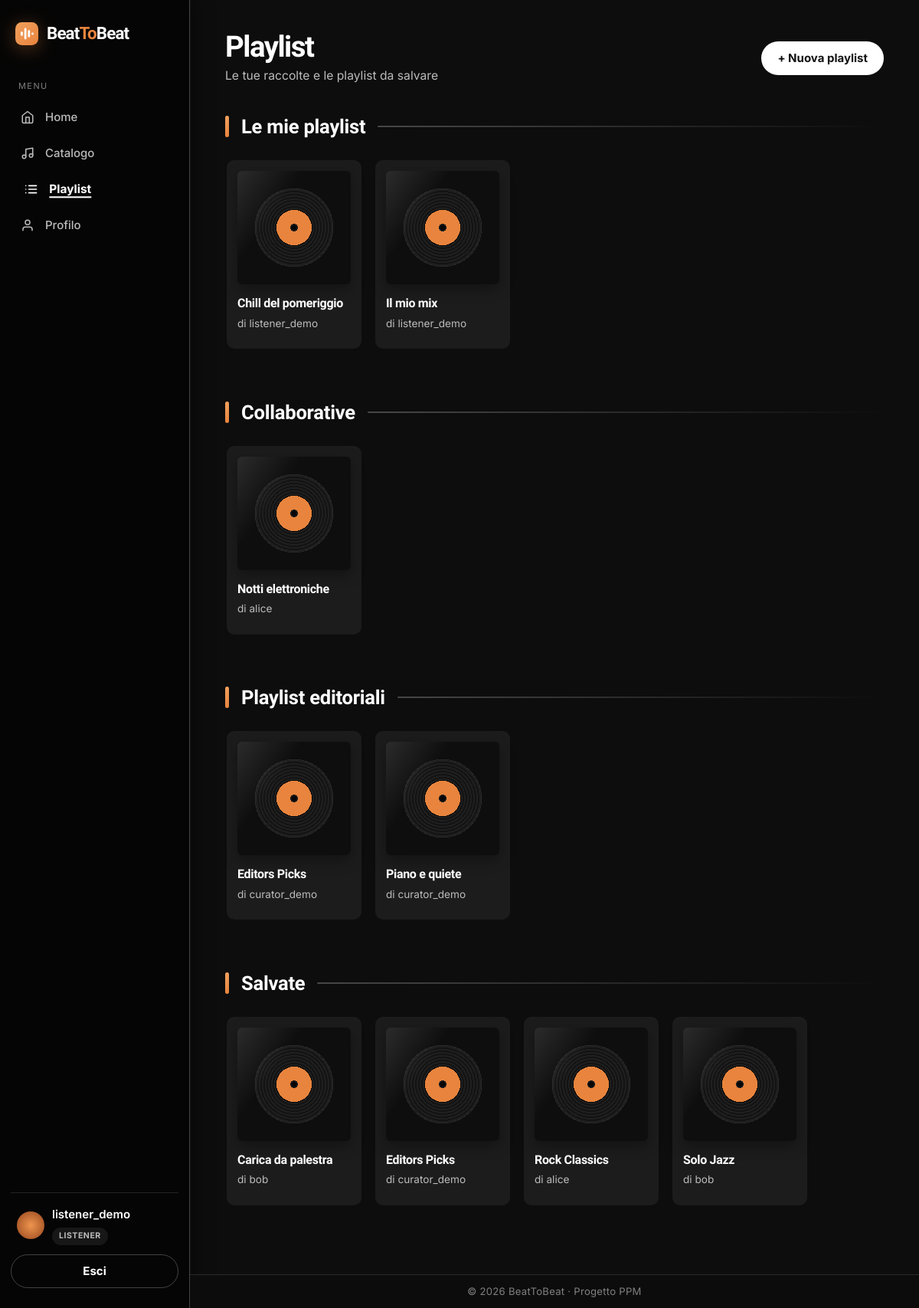
Page /music/playlists/ (signed in) on the committed database.
### accounts/models.py (models this page shows, shortened)
class CustomUser(AbstractUser):
    class Role(models.TextChoices):
        LISTENER = 'listener', 'Listener'
        CURATOR = 'curator', 'Curator'
        MODERATOR = 'moderator', 'Moderator'
    role = models.CharField(
        max_length=20,
        choices=Role.choices,
        default=Role.LISTENER,
    )
    bio = models.TextField(blank=True)
    birth_date = models.DateField(null=True, blank=True)
    favorite_genre = models.ForeignKey(
        'music.Genre',
        on_delete=models.SET_NULL,
        null=True,
        blank=True,
        related_name='fans',
    )
    avatar_image = models.FileField(
        upload_to='avatars/',
        blank=True,
        null=True,
        validators=[FileExtensionValidator(allowed_extensions=['jpg', 'jpeg', 'png', 'gif', 'webp'])],
    )
    AVATAR_COLORS = ['#f0803c', '#e0a15e', '#81b29a', '#6a8ec9', '#b07ba0', '#c96a6a']
    @property
    def is_curator(self):
        return self.role == self.Role.CURATOR or self.is_superuser
    @property
    def is_moderator(self):
        return self.role == self.Role.MODERATOR or self.is_superuser

### music/models.py (models this page shows, shortened)
class Playlist(models.Model):
    name = models.CharField(max_length=150)
    owner = models.ForeignKey(
        settings.AUTH_USER_MODEL,
        on_delete=models.CASCADE,
        related_name='playlists',
    )
    songs = models.ManyToManyField(
        Song,
        related_name='playlists',
        blank=True,
    )
    is_public = models.BooleanField(default=False)
    is_editorial = models.BooleanField(default=False)
    followers = models.ManyToManyField(
        settings.AUTH_USER_MODEL,
        related_name='saved_playlists',
        blank=True,
    )
    collaborators = models.ManyToManyField(
        settings.AUTH_USER_MODEL,
        related_name='collaborative_playlists',
        blank=True,
    )
    pending_collaborators = models.ManyToManyField(
        settings.AUTH_USER_MODEL,
        related_name='playlist_invitations',
        blank=True,
    )
    class Meta:
        ordering = ['name']

### music/views.py (the view)
# urls.py: path('playlists/', views.PlaylistListView.as_view(), name='playlist_list'),
class PlaylistListView(LoginRequiredMixin, ListView):
    model = Playlist
    template_name = 'music/playlists/list.html'
    context_object_name = 'playlists'
    def get_queryset(self):
        return Playlist.objects.filter(owner=self.request.user)
    def get_context_data(self, **kwargs):
        context = super().get_context_data(**kwargs)
        user = self.request.user
        context['editorial_playlists'] = Playlist.objects.filter(is_editorial=True).exclude(owner=user)
        context['saved_playlists'] = user.saved_playlists.all()
        context['collaborative_playlists'] = user.collaborative_playlists.all()
        context['pending_invitations'] = user.playlist_invitations.all()
        return context

### templates/music/playlists/list.html (shortened to what this page needs)
{% extends 'base.html' %}
{% block content %}
<div class="page-header">
	<div>
		<h1 class="page-title">Playlist</h1>
		<div class="page-subtitle">Le tue raccolte e le playlist da salvare</div>
	</div>
	<a class="btn btn-accent" href="{% url 'music:playlist_create' %}">+ Nuova playlist</a>
</div>
<h2 class="section-head">Le mie playlist</h2>
{% if playlists %}
<div class="carousel">
	{% for playlist in playlists %}
	{% include 'partials/playlist_card.html' %}
	{% endfor %}
</div>
{% else %}
<div class="empty">Non hai ancora creato playlist. Inizia ora!</div>
{% endif %}
{% if collaborative_playlists %}
<h2 class="section-head">Collaborative</h2>
<div class="carousel">
	{% for playlist in collaborative_playlists %}
	{% include 'partials/playlist_card.html' %}
	{% endfor %}
</div>
{% endif %}
{% if editorial_playlists %}
<h2 class="section-head">Playlist editoriali</h2>
<div class="carousel">
	{% for playlist in editorial_playlists %}
	{% include 'partials/playlist_card.html' %}
	{% endfor %}
</div>
{% endif %}
{% if saved_playlists %}
<h2 class="section-head">Salvate</h2>
<div class="carousel">
	{% for playlist in saved_playlists %}
	{% include 'partials/playlist_card.html' %}
	{% endfor %}
</div>
{% endif %}
{% endblock %}

### templates/base.html (shortened to what this page needs)
{% load static %}
<!DOCTYPE html>
<html lang="it">
<head>
	<link rel="stylesheet" href="{% static 'css/style.css' %}">
</head>
<body>
	{% block layout %}
	<div class="app-shell">
		<aside class="sidebar">
			<a class="brand" href="{% url 'pages:home' %}">{% include 'partials/logo.html' %}<span>Beat<span class="beat-accent">To</span>Beat</span></a>
			<nav>
				<div class="nav-section-label">Menu</div>
				<a class="nav-item-link {% if request.path == '/' %}active{% endif %}" href="{% url 'pages:home' %}">
					<span class="nav-icon"><svg viewBox="0 0 24 24" fill="none" stroke="currentColor" stroke-width="2" stroke-linecap="round" stroke-linejoin="round"><path d="M3 9l9-7 9 7v11a2 2 0 0 1-2 2H5a2 2 0 0 1-2-2z"/><path d="M9 22V12h6v10"/></svg></span><span class="nav-label">Home</span>
				</a>
				{% if user.is_authenticated %}
				<a class="nav-item-link {% if '/music/songs' in request.path %}active{% endif %}" href="{% url 'music:song_list' %}">
					<span class="nav-icon"><svg viewBox="0 0 24 24" fill="none" stroke="currentColor" stroke-width="2" stroke-linecap="round" stroke-linejoin="round"><path d="M9 18V5l12-2v13"/><circle cx="6" cy="18" r="3"/><circle cx="18" cy="16" r="3"/></svg></span><span class="nav-label">Catalogo</span>
				</a>
				<a class="nav-item-link {% if '/music/playlists' in request.path %}active{% endif %}" href="{% url 'music:playlist_list' %}">
					<span class="nav-icon"></span><span class="nav-label">Playlist</span>
				</a>
				<a class="nav-item-link {% if '/accounts/profile' in request.path %}active{% endif %}" href="{% url 'accounts:profile' %}">
					<span class="nav-icon"><svg viewBox="0 0 24 24" fill="none" stroke="currentColor" stroke-width="2" stroke-linecap="round" stroke-linejoin="round"><path d="M20 21v-2a4 4 0 0 0-4-4H8a4 4 0 0 0-4 4v2"/><circle cx="12" cy="7" r="4"/></svg></span><span class="nav-label">Profilo</span>
				</a>
				{% endif %}
			</nav>
			<div class="sidebar-footer">
				{% if user.is_authenticated %}
				<div class="user-box">
					{% include 'partials/avatar.html' with profile_user=user %}
					<div>
						<div class="user-name">{{ user.username }}</div>
						{% if user.is_superuser %}
						<span class="role-badge admin">Admin</span>
						{% elif user.role == 'curator' %}
						<span class="role-badge curator">Curator</span>
						{% elif user.role == 'moderator' %}
						<span class="role-badge moderator">Moderator</span>
						{% else %}
						<span class="role-badge listener">Listener</span>
						{% endif %}
					</div>
				</div>
				<form method="post" action="{% url 'accounts:logout' %}">
					<button type="submit" class="btn btn-ghost btn-block">Esci</button>
				</form>
				{% else %}
				<a class="btn btn-accent btn-block" href="{% url 'accounts:login' %}">Accedi</a>
				<a class="btn btn-ghost btn-block mt-2" href="{% url 'accounts:signup' %}">Registrati</a>
				{% endif %}
			</div>
		</aside>
		<main class="content-area">
			{% block content %}{% endblock %}
			<footer class="site-footer">© 2026 BeatToBeat · Progetto PPM</footer>
		</main>
	</div>
	{% endblock %}
</body>
</html>

### templates/partials/avatar.html
{% if profile_user.avatar_image %}
<span class="avatar {{ size }}"><img src="{{ profile_user.avatar_image.url }}" alt="{{ profile_user.username }}"></span>
{% else %}
<span class="avatar {{ size }}" style="background-color: {{ profile_user.avatar_color }};">{{ profile_user.initial }}</span>
{% endif %}

### templates/partials/playlist_card.html
<div class="music-card playlist-card">
	<a href="{% url 'music:playlist_detail' playlist.pk %}">
		<div class="cover-art"></div>
	</a>
	<a href="{% url 'music:playlist_detail' playlist.pk %}" class="card-title-music">{{ playlist.name }}</a>
	<div class="card-artist">di {{ playlist.owner.username }}</div>
</div>

### rows in the picture
CustomUser: avatar_image (picture), username "listener_demo"
Playlist: name "Chill del pomeriggio", owner.username "listener_demo"
Playlist: name "Il mio mix", owner.username "listener_demo"
Playlist: name "Notti elettroniche", owner.username "alice"
Playlist: name "Editors Picks", owner.username "curator_demo"
Playlist: name "Piano e quiete", owner.username "curator_demo"
Playlist: name "Carica da palestra", owner.username "bob"
Playlist: name "Rock Classics", owner.username "alice"
Playlist: name "Solo Jazz", owner.username "bob"
